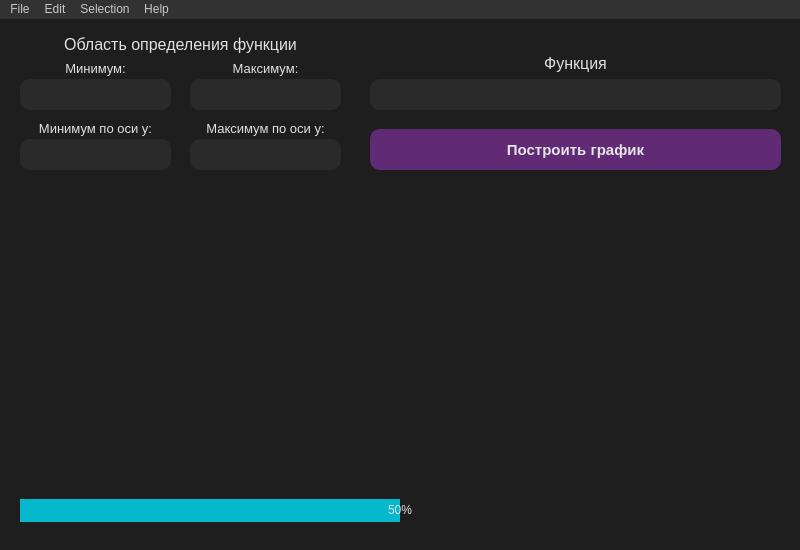
<?xml version="1.0" encoding="UTF-8"?>
<ui version="4.0">
 <class>Main</class>
 <widget class="QMainWindow" name="Main">
  <property name="geometry">
   <rect>
    <x>0</x>
    <y>0</y>
    <width>800</width>
    <height>550</height>
   </rect>
  </property>
  <property name="maximumSize">
   <size>
    <width>800</width>
    <height>550</height>
   </size>
  </property>
  <property name="windowTitle">
   <string>Main</string>
  </property>
  <property name="autoFillBackground">
   <bool>false</bool>
  </property>
  <property name="styleSheet">
   <string notr="true">background-color: rgb(30, 30, 30)</string>
  </property>
  <widget class="QWidget" name="centralwidget">
   <property name="styleSheet">
    <string notr="true">color:rgb(225, 225, 225)</string>
   </property>
   <widget class="QLabel" name="mix_x_text">
    <property name="geometry">
     <rect>
      <x>20</x>
      <y>40</y>
      <width>151</width>
      <height>20</height>
     </rect>
    </property>
    <property name="text">
     <string>&lt;html&gt;&lt;head/&gt;&lt;body&gt;&lt;p align=&quot;center&quot;&gt;&lt;span style=&quot; font-size:10pt;&quot;&gt;Минимум:&lt;/span&gt;&lt;/p&gt;&lt;/body&gt;&lt;/html&gt;</string>
    </property>
   </widget>
   <widget class="QLabel" name="min_y_text">
    <property name="geometry">
     <rect>
      <x>20</x>
      <y>100</y>
      <width>151</width>
      <height>20</height>
     </rect>
    </property>
    <property name="text">
     <string>&lt;html&gt;&lt;head/&gt;&lt;body&gt;&lt;p align=&quot;center&quot;&gt;&lt;span style=&quot; font-size:10pt;&quot;&gt;Минимум по оси у:&lt;/span&gt;&lt;/p&gt;&lt;/body&gt;&lt;/html&gt;</string>
    </property>
   </widget>
   <widget class="QTextEdit" name="min_x">
    <property name="geometry">
     <rect>
      <x>20</x>
      <y>60</y>
      <width>151</width>
      <height>31</height>
     </rect>
    </property>
    <property name="styleSheet">
     <string notr="true">background-color: rgb(42, 42, 43); 
color: #fff;
border: 0px solid;
border-radius: 10px;</string>
    </property>
   </widget>
   <widget class="QTextEdit" name="min_y">
    <property name="geometry">
     <rect>
      <x>20</x>
      <y>120</y>
      <width>151</width>
      <height>31</height>
     </rect>
    </property>
    <property name="styleSheet">
     <string notr="true">background-color: rgb(42, 42, 43); 
color: #fff;
border: 0px solid;
border-radius: 10px;</string>
    </property>
   </widget>
   <widget class="QTextEdit" name="max_y">
    <property name="geometry">
     <rect>
      <x>190</x>
      <y>120</y>
      <width>151</width>
      <height>31</height>
     </rect>
    </property>
    <property name="styleSheet">
     <string notr="true">background-color: rgb(42, 42, 43); 
color: #fff;
border: 0px solid;
border-radius: 10px;</string>
    </property>
   </widget>
   <widget class="QTextEdit" name="max_x">
    <property name="geometry">
     <rect>
      <x>190</x>
      <y>60</y>
      <width>151</width>
      <height>31</height>
     </rect>
    </property>
    <property name="styleSheet">
     <string notr="true">background-color: rgb(42, 42, 43); 
color: #fff;
border: 0px solid;
border-radius: 10px;</string>
    </property>
   </widget>
   <widget class="QLabel" name="max_y_text">
    <property name="geometry">
     <rect>
      <x>190</x>
      <y>100</y>
      <width>151</width>
      <height>20</height>
     </rect>
    </property>
    <property name="text">
     <string>&lt;html&gt;&lt;head/&gt;&lt;body&gt;&lt;p align=&quot;center&quot;&gt;&lt;span style=&quot; font-size:10pt;&quot;&gt;Максимум по оси у:&lt;/span&gt;&lt;/p&gt;&lt;/body&gt;&lt;/html&gt;</string>
    </property>
   </widget>
   <widget class="QLabel" name="max_x_text">
    <property name="geometry">
     <rect>
      <x>190</x>
      <y>40</y>
      <width>151</width>
      <height>20</height>
     </rect>
    </property>
    <property name="text">
     <string>&lt;html&gt;&lt;head/&gt;&lt;body&gt;&lt;p align=&quot;center&quot;&gt;&lt;span style=&quot; font-size:10pt;&quot;&gt;Максимум:&lt;/span&gt;&lt;/p&gt;&lt;/body&gt;&lt;/html&gt;</string>
    </property>
   </widget>
   <widget class="QLabel" name="fun_text">
    <property name="geometry">
     <rect>
      <x>370</x>
      <y>29</y>
      <width>411</width>
      <height>31</height>
     </rect>
    </property>
    <property name="text">
     <string>&lt;html&gt;&lt;head/&gt;&lt;body&gt;&lt;p align=&quot;center&quot;&gt;&lt;span style=&quot; font-size:12pt;&quot;&gt;Функция&lt;/span&gt;&lt;/p&gt;&lt;/body&gt;&lt;/html&gt;</string>
    </property>
   </widget>
   <widget class="QTextEdit" name="fun_data">
    <property name="geometry">
     <rect>
      <x>370</x>
      <y>60</y>
      <width>411</width>
      <height>31</height>
     </rect>
    </property>
    <property name="styleSheet">
     <string notr="true">background-color: rgb(42, 42, 43); 
color: #fff;
border: 0px solid;
border-radius: 10px;</string>
    </property>
   </widget>
   <widget class="QPushButton" name="bild_butt">
    <property name="geometry">
     <rect>
      <x>370</x>
      <y>110</y>
      <width>411</width>
      <height>41</height>
     </rect>
    </property>
    <property name="styleSheet">
     <string notr="true">QPushButton{
color: #e5e5e5;
font-size: 15px;
line-height: 1.55;
font-weight: 600;
border: 0px solid;
border-radius: 10px;
background-color:rgb(96, 42, 116);
background-position: center center;
border-color: transparent;
border-style: solid;
box-shadow: -10px -10px 20px 0px rgba(255,255,255,1);}

QPushButton:hover{
color: #fff;
background-color:rgb(120, 53, 147);
}

QPushButton:pressed{
color: #000;
background-color:rgb(221, 53, 104);
}</string>
    </property>
    <property name="text">
     <string>Построить график</string>
    </property>
   </widget>
   <widget class="QWidget" name="widget" native="true">
    <property name="geometry">
     <rect>
      <x>20</x>
      <y>170</y>
      <width>771</width>
      <height>301</height>
     </rect>
    </property>
   </widget>
   <widget class="QLabel" name="domain_function_label">
    <property name="geometry">
     <rect>
      <x>20</x>
      <y>10</y>
      <width>321</width>
      <height>31</height>
     </rect>
    </property>
    <property name="text">
     <string>&lt;html&gt;&lt;head/&gt;&lt;body&gt;&lt;p align=&quot;center&quot;&gt;&lt;span style=&quot; font-size:12pt;&quot;&gt;Область определения функции&lt;/span&gt;&lt;/p&gt;&lt;/body&gt;&lt;/html&gt;</string>
    </property>
   </widget>
   <widget class="QLabel" name="errors">
    <property name="geometry">
     <rect>
      <x>370</x>
      <y>10</y>
      <width>411</width>
      <height>31</height>
     </rect>
    </property>
    <property name="text">
     <string>&lt;html&gt;&lt;head/&gt;&lt;body&gt;&lt;p align=&quot;center&quot;&gt;&lt;br/&gt;&lt;/p&gt;&lt;/body&gt;&lt;/html&gt;</string>
    </property>
   </widget>
   <widget class="QProgressBar" name="progressBar">
    <property name="geometry">
     <rect>
      <x>20</x>
      <y>480</y>
      <width>761</width>
      <height>23</height>
     </rect>
    </property>
    <property name="styleSheet">
     <string notr="true">QProgressBar {
    border: 0px solid grey;
    border-radius: 5px;
}

QProgressBar::chunk {
    background-color: #05B8CC;
    width: 20px;
}</string>
    </property>
    <property name="value">
     <number>50</number>
    </property>
    <property name="alignment">
     <set>Qt::AlignCenter</set>
    </property>
   </widget>
   <zorder>errors</zorder>
   <zorder>mix_x_text</zorder>
   <zorder>min_y_text</zorder>
   <zorder>min_x</zorder>
   <zorder>min_y</zorder>
   <zorder>max_y</zorder>
   <zorder>max_x</zorder>
   <zorder>max_y_text</zorder>
   <zorder>max_x_text</zorder>
   <zorder>fun_text</zorder>
   <zorder>fun_data</zorder>
   <zorder>bild_butt</zorder>
   <zorder>widget</zorder>
   <zorder>domain_function_label</zorder>
   <zorder>progressBar</zorder>
  </widget>
  <widget class="QMenuBar" name="menubar">
   <property name="geometry">
    <rect>
     <x>0</x>
     <y>0</y>
     <width>800</width>
     <height>21</height>
    </rect>
   </property>
   <property name="styleSheet">
    <string notr="true">background-color:rgb(50, 50, 51);
color: rgb(200, 200, 200)</string>
   </property>
   <widget class="QMenu" name="menu">
    <property name="title">
     <string>File</string>
    </property>
    <widget class="QMenu" name="menuSave_as">
     <property name="title">
      <string>Save as ...</string>
     </property>
     <addaction name="actionas_PNG"/>
     <addaction name="actionjpeg"/>
    </widget>
    <addaction name="actionOpen"/>
    <addaction name="actionSave"/>
    <addaction name="menuSave_as"/>
    <addaction name="actionExit"/>
   </widget>
   <widget class="QMenu" name="menuEdit">
    <property name="title">
     <string>Edit</string>
    </property>
    <addaction name="actionUndo"/>
    <addaction name="actionRedo"/>
    <addaction name="separator"/>
    <addaction name="actionCut"/>
    <addaction name="actionCopy"/>
    <addaction name="actionPast"/>
   </widget>
   <widget class="QMenu" name="menuSelection">
    <property name="title">
     <string>Selection</string>
    </property>
    <addaction name="actionSelect_all"/>
    <addaction name="actionClear_all"/>
   </widget>
   <widget class="QMenu" name="menuHelp">
    <property name="title">
     <string>Help</string>
    </property>
    <addaction name="action_instr"/>
   </widget>
   <addaction name="menu"/>
   <addaction name="menuEdit"/>
   <addaction name="menuSelection"/>
   <addaction name="menuHelp"/>
  </widget>
  <action name="actionOpen">
   <property name="text">
    <string>Open .txt</string>
   </property>
   <property name="shortcut">
    <string>Ctrl+O</string>
   </property>
  </action>
  <action name="actionClose">
   <property name="text">
    <string>Close</string>
   </property>
   <property name="shortcut">
    <string>Ctrl+W</string>
   </property>
  </action>
  <action name="actionSave">
   <property name="text">
    <string>Save</string>
   </property>
   <property name="shortcut">
    <string>Ctrl+S</string>
   </property>
  </action>
  <action name="actionExit">
   <property name="text">
    <string>Exit</string>
   </property>
   <property name="shortcut">
    <string>Ctrl+Shift+W</string>
   </property>
  </action>
  <action name="actionUndo">
   <property name="text">
    <string>Undo</string>
   </property>
   <property name="shortcut">
    <string>Ctrl+Z</string>
   </property>
  </action>
  <action name="actionRedo">
   <property name="text">
    <string>Redo</string>
   </property>
   <property name="shortcut">
    <string>Ctrl+Shift+Z</string>
   </property>
  </action>
  <action name="actionCut">
   <property name="text">
    <string>Cut</string>
   </property>
   <property name="shortcut">
    <string>Ctrl+X</string>
   </property>
  </action>
  <action name="actionCopy">
   <property name="text">
    <string>Copy</string>
   </property>
   <property name="shortcut">
    <string>Ctrl+C</string>
   </property>
  </action>
  <action name="actionPast">
   <property name="text">
    <string>Paste</string>
   </property>
   <property name="shortcut">
    <string>Ctrl+V</string>
   </property>
  </action>
  <action name="actionFind">
   <property name="text">
    <string>Find</string>
   </property>
   <property name="shortcut">
    <string>Ctrl+F</string>
   </property>
  </action>
  <action name="actionReplase">
   <property name="text">
    <string>Replase</string>
   </property>
   <property name="shortcut">
    <string>F3</string>
   </property>
  </action>
  <action name="actionSelect_all">
   <property name="text">
    <string>Select all</string>
   </property>
   <property name="shortcut">
    <string>Ctrl+A</string>
   </property>
  </action>
  <action name="actionas_PNG">
   <property name="text">
    <string>png</string>
   </property>
  </action>
  <action name="actionjpeg">
   <property name="text">
    <string>jpeg</string>
   </property>
  </action>
  <action name="actionClear_all">
   <property name="text">
    <string>Clear all</string>
   </property>
  </action>
  <action name="action">
   <property name="text">
    <string>Памагите</string>
   </property>
  </action>
  <action name="action_instr">
   <property name="text">
    <string>Инструкция</string>
   </property>
  </action>
 </widget>
 <resources/>
 <connections/>
</ui>
